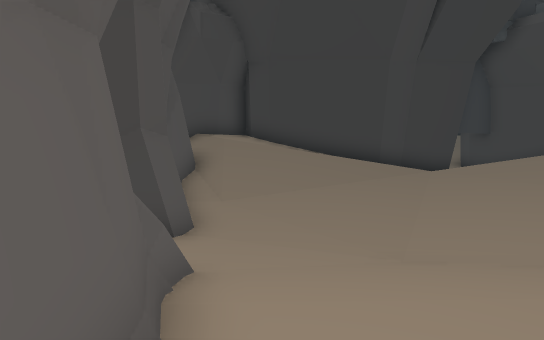
view 1 (above)

13 first-person views from a walk through a scene from a Unity 3-D project. The camera is 1.4 m above the floor, tilts 8° down and sees 70° across. The floor is counted in squares, 1 m on a side. Each view is taken from the middle of a square. On the plan, view 1 faces up. The plan holds only what a view shows up to about 16 squares ahead; the rest is blank. The place goes on beyond the plan.

view 2
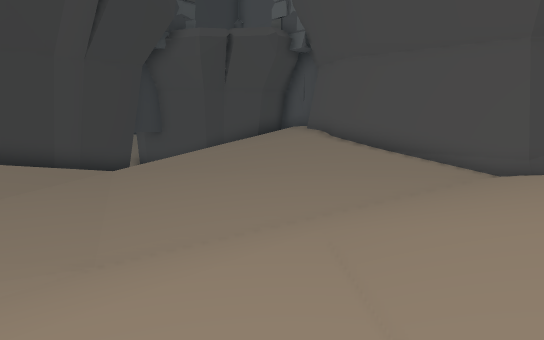

view 3
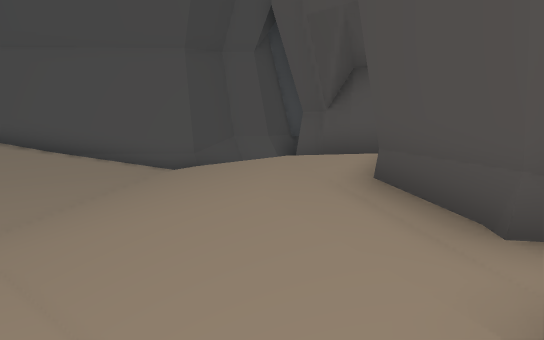

view 4
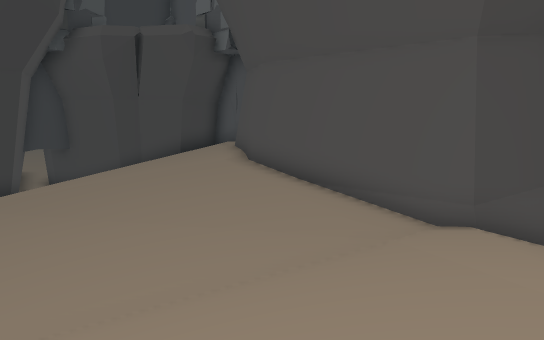

view 5
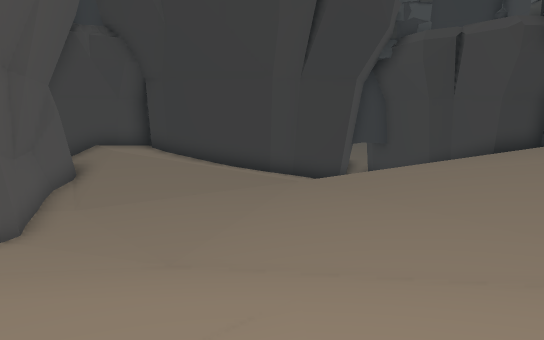

view 6
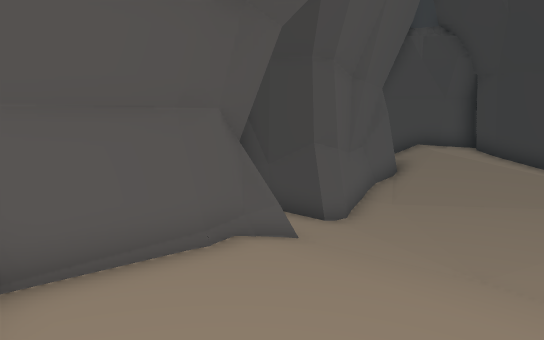

view 7
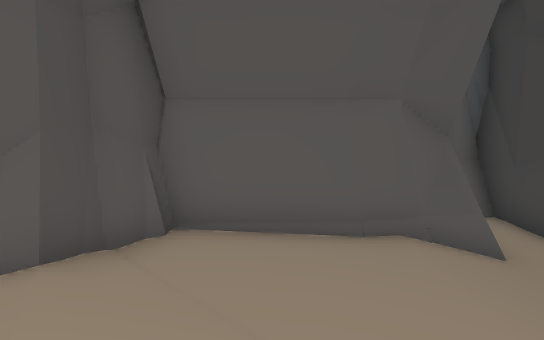

view 8
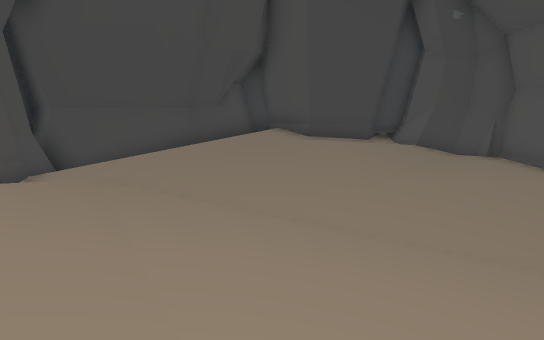

view 9
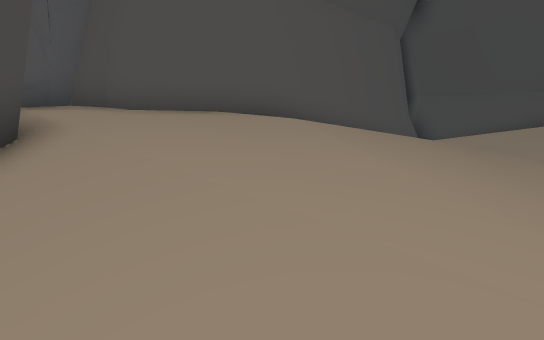

view 10
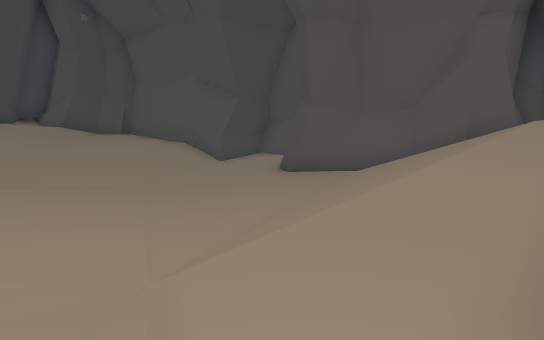

view 11
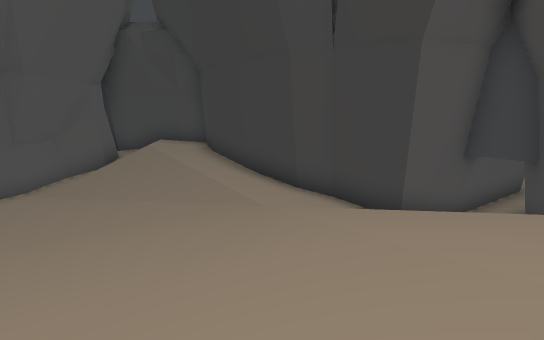

view 12
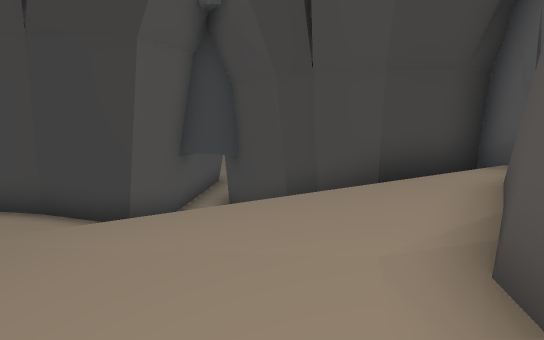

view 13
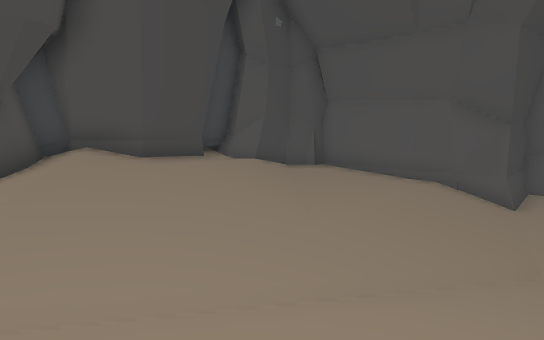

### Floor plan
Key: @ floor where view 1 was taken; # wall or solid block; . main floor; : floor 0.25 m higher than the main floor; - floor 0.25 m lower than the main floor; + floor 0.5 m higher than the main floor; _ floor 0.5 m lower than the main floor; * floor 0.75 m higher than the main floor; % floor 1 m higher than the main floor; & floor 1.25 m higher than the main floor; / step, stairs or slope; = window, fence, low wall or low ledge.
Columns run from 4 left of view 1 to 14 right of it. Each row starts with its distance up from view 1.
 17            ###
 16            # ##
 15   ###   ####  ##
 14  ##&#####.-.///##
 13  #/%%*++:../////###
 12  #//////::///*%%&&#
 11  #//////.::+**%%&##
 10  #://....::+**%&&#
  9  ##.......:++*%&##
  8  ##-----..::+*%%#
  7 ###-----..::+*%%#
  6 #.----_--..::+**#
  5 #=./-----..::+**#
  4 ###=.......::+++#
  3   ##:::::::++++:#
  2    #++::/+++**++##
  1    #+++//***%*//##
  0    #@+//%%%%%    ##
 -1    ##/*%%%&#######
 -2     #########

Positions as (right, up) in squares from view 1, and headings:
1: (0, 0), facing up
2: (0, 0), facing up-right
3: (0, 0), facing right
4: (4, 0), facing up-right
5: (4, -1), facing up
6: (4, -1), facing up-left
7: (5, 1), facing left
8: (6, 11), facing down
9: (6, 14), facing down-right
10: (6, 14), facing down-left
11: (11, 6), facing up-left
12: (10, 6), facing up
13: (9, 7), facing down-left
